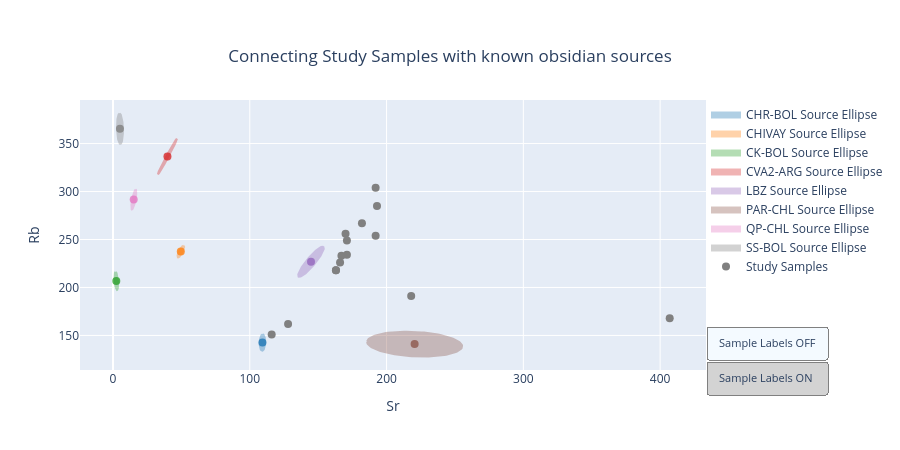

Notebook source saved alongside this figure:
### Code cell
# BIPLOT
# 
# To change the variables modify x_col and y_col here
# and Re-run the cell
print('Available elements to plot.')
print(srcs_subset.columns)
print('To change elements modify x_col and y_col variables and re-run this cell:')

# Variables to plot
x_col = 'Sr'
y_col = 'Rb'
group = 'Group'

srcs_subset_valid = pd.DataFrame()
if isinstance(srcs_subset, pd.DataFrame) and not srcs_subset.empty and group in srcs_subset.columns:
    srcs_subset_valid = srcs_subset.copy()
else:
    print("⚠️ srcs_subset has no Group column or is empty. Skipping source ellipses.")

figsrcs = go.Figure()

# Helper: compute ellipse points from x,y
def _ellipse_points(x, y, n_points=120, n_std=1.0):
    x = np.asarray(x)
    y = np.asarray(y)
    mask = (~np.isnan(x)) & (~np.isnan(y))
    x = x[mask]
    y = y[mask]
    if x.size < 2:
        return None
    cov = np.cov(x, y)
    eigvals, eigvecs = np.linalg.eigh(cov)
    order = eigvals.argsort()[::-1]
    eigvals = eigvals[order]
    eigvecs = eigvecs[:, order]
    theta = np.linspace(0, 2 * np.pi, n_points)
    unit = np.column_stack([np.cos(theta), np.sin(theta)])
    scale = n_std * np.sqrt(eigvals)
    ellipse = unit @ np.diag(scale) @ eigvecs.T
    ellipse += np.array([np.mean(x), np.mean(y)])
    return ellipse[:,0], ellipse[:,1]

# Add source ellipses as filled polygon traces (legend-friendly)
if not srcs_subset_valid.empty:
    for g in srcs_subset_valid[group].dropna().unique():
        try:
            data_g = srcs_subset_valid[srcs_subset_valid[group] == g]
            if x_col not in data_g.columns or y_col not in data_g.columns:
                print(f"⚠️ Missing {x_col}/{y_col} for group {g}; skipping")
                continue

            xvals = pd.to_numeric(data_g[x_col], errors='coerce').values
            yvals = pd.to_numeric(data_g[y_col], errors='coerce').values

            pts = _ellipse_points(xvals, yvals, n_points=120, n_std=1.0)
            if pts is None:
                # Not enough data to compute ellipse; skip
                continue
            ex, ey = pts

            color = name_to_color.get(unique_name_to_name.get(g, ""), "gray")

            # Filled polygon trace for the ellipse (shows in legend)
            figsrcs.add_trace(
                go.Scatter(
                    x=ex,
                    y=ey,
                    mode='lines',
                    fill='toself',
                    fillcolor=color,
                    line=dict(color=color, width=2),
                    opacity=0.35,
                    name=f"{g} Source Ellipse",
                    hoverinfo='skip'
                )
            )

        except Exception as e:
            print(f"⚠️ Error processing group {g}: {e}")
else:
    print('⚠️ No valid source groups available for source ellipses.')

# Add single source sample point
if isinstance(onesample, pd.DataFrame) and not onesample.empty and x_col in onesample.columns and y_col in onesample.columns:
    figsrcs.add_trace(
        go.Scatter(
            x=onesample[x_col],
            y=onesample[y_col],
            name="Source Sample",
            mode='markers',
            marker=dict(symbol='x', size=6, color='black'),
            text=onesample['Sample'] if 'Sample' in onesample.columns else None,
            hovertemplate="Source: %{text}<br><extra></extra>",
            showlegend=True
        )
    )

# Map Study sample groups to colors
study_colors = [
    name_to_color.get(unique_name_to_name.get(g, ""), "gray")
    if pd.notna(g) else 'gray'
    for g in study[group]
]

# Add study samples colored by Group (labels OFF by default)
figsrcs.add_trace(
    go.Scatter(
        x=study[x_col],
        y=study[y_col],
        name="Study Samples",
        mode='markers',
        text=study['Sample'] if 'Sample' in study.columns else None,
        hovertemplate="Sample: %{text}<br><extra></extra>",
        showlegend=True,
        marker=dict(
            size=8,
            symbol='circle',
            color=study_colors
        )
    )
)

# Index of the Study Samples trace (last trace added)
study_trace_idx = len(figsrcs.data) - 1

# Set layout with centered title and toggle button beneath legend
figsrcs.update_layout(
    title={
        'text': "Connecting Study Samples with known obsidian sources",
        'x': 0.5,
        'xanchor': 'center',
        'yanchor': 'top'
    },
    xaxis_title=x_col,
    yaxis_title=y_col,
    height=450,
    legend=dict(
        x=1.0,
        y=1.0,
        xanchor='left',
        yanchor='top'
    ),
    updatemenus=[
        dict(
            type='buttons',
            direction='down',
            x=1.0,
            xanchor='left',
            y=0.2,          # below the legend on the right side
            yanchor='top',
            buttons=[
                dict(
                    label='Sample Labels OFF',
                    method='restyle',
                    args=[{'mode': 'markers'}, [study_trace_idx]],
                ),
                dict(
                    label='Sample Labels ON',
                    method='restyle',
                    args=[{'mode': 'markers+text', 'textposition': 'top center'}, [study_trace_idx]],
                ),
            ],
            pad={"r": 10, "t": 10},
            showactive=True,
            bgcolor='lightgray',
            bordercolor='gray',
            borderwidth=1,
            font=dict(size=11)
        )
    ]
)

figsrcs.show()
